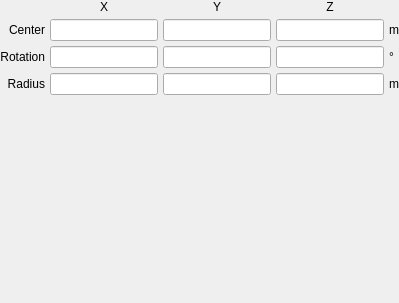
         <widget class="QWidget" name="ellipsoid">
          <property name="font">
           <font>
            <weight>50</weight>
            <bold>false</bold>
           </font>
          </property>
          <layout class="QGridLayout" name="gridLayout_38">
           <property name="leftMargin">
            <number>0</number>
           </property>
           <property name="topMargin">
            <number>0</number>
           </property>
           <property name="rightMargin">
            <number>0</number>
           </property>
           <property name="bottomMargin">
            <number>0</number>
           </property>
           <property name="spacing">
            <number>5</number>
           </property>
           <item row="2" column="0">
            <widget class="QLabel" name="label_84">
             <property name="font">
              <font>
               <weight>50</weight>
               <bold>false</bold>
              </font>
             </property>
             <property name="text">
              <string>Rotation</string>
             </property>
             <property name="alignment">
              <set>Qt::AlignRight|Qt::AlignTrailing|Qt::AlignVCenter</set>
             </property>
            </widget>
           </item>
           <item row="1" column="2">
            <widget class="LineEdit" name="lineedit_ellipsoid_translationy">
             <property name="font">
              <font>
               <weight>50</weight>
               <bold>false</bold>
              </font>
             </property>
            </widget>
           </item>
           <item row="4" column="0">
            <spacer name="verticalSpacer_31">
             <property name="orientation">
              <enum>Qt::Vertical</enum>
             </property>
             <property name="sizeHint" stdset="0">
              <size>
               <width>20</width>
               <height>208</height>
              </size>
             </property>
            </spacer>
           </item>
           <item row="2" column="1">
            <widget class="LineEdit" name="lineedit_ellipsoid_rotationx">
             <property name="font">
              <font>
               <weight>50</weight>
               <bold>false</bold>
              </font>
             </property>
            </widget>
           </item>
           <item row="1" column="3">
            <widget class="LineEdit" name="lineedit_ellipsoid_translationz">
             <property name="font">
              <font>
               <weight>50</weight>
               <bold>false</bold>
              </font>
             </property>
            </widget>
           </item>
           <item row="1" column="0">
            <widget class="QLabel" name="label_85">
             <property name="font">
              <font>
               <weight>50</weight>
               <bold>false</bold>
              </font>
             </property>
             <property name="text">
              <string>Center</string>
             </property>
             <property name="alignment">
              <set>Qt::AlignRight|Qt::AlignTrailing|Qt::AlignVCenter</set>
             </property>
            </widget>
           </item>
           <item row="1" column="1">
            <widget class="LineEdit" name="lineedit_ellipsoid_translationx">
             <property name="font">
              <font>
               <weight>50</weight>
               <bold>false</bold>
              </font>
             </property>
            </widget>
           </item>
           <item row="2" column="2">
            <widget class="LineEdit" name="lineedit_ellipsoid_rotationy">
             <property name="font">
              <font>
               <weight>50</weight>
               <bold>false</bold>
              </font>
             </property>
            </widget>
           </item>
           <item row="2" column="3">
            <widget class="LineEdit" name="lineedit_ellipsoid_rotationz">
             <property name="font">
              <font>
               <weight>50</weight>
               <bold>false</bold>
              </font>
             </property>
            </widget>
           </item>
           <item row="0" column="1">
            <widget class="QLabel" name="label_254">
             <property name="font">
              <font>
               <weight>50</weight>
               <bold>false</bold>
              </font>
             </property>
             <property name="text">
              <string>X</string>
             </property>
             <property name="alignment">
              <set>Qt::AlignCenter</set>
             </property>
            </widget>
           </item>
           <item row="3" column="0">
            <widget class="QLabel" name="label_86">
             <property name="font">
              <font>
               <weight>50</weight>
               <bold>false</bold>
              </font>
             </property>
             <property name="text">
              <string>Radius</string>
             </property>
             <property name="alignment">
              <set>Qt::AlignRight|Qt::AlignTrailing|Qt::AlignVCenter</set>
             </property>
            </widget>
           </item>
           <item row="3" column="1">
            <widget class="LineEdit" name="lineedit_ellipsoid_radiusx">
             <property name="font">
              <font>
               <weight>50</weight>
               <bold>false</bold>
              </font>
             </property>
            </widget>
           </item>
           <item row="3" column="2">
            <widget class="LineEdit" name="lineedit_ellipsoid_radiusy">
             <property name="font">
              <font>
               <weight>50</weight>
               <bold>false</bold>
              </font>
             </property>
            </widget>
           </item>
           <item row="3" column="3">
            <widget class="LineEdit" name="lineedit_ellipsoid_radiusz">
             <property name="font">
              <font>
               <weight>50</weight>
               <bold>false</bold>
              </font>
             </property>
            </widget>
           </item>
           <item row="0" column="2">
            <widget class="QLabel" name="label_255">
             <property name="font">
              <font>
               <weight>50</weight>
               <bold>false</bold>
              </font>
             </property>
             <property name="text">
              <string>Y</string>
             </property>
             <property name="alignment">
              <set>Qt::AlignCenter</set>
             </property>
            </widget>
           </item>
           <item row="0" column="3">
            <widget class="QLabel" name="label_256">
             <property name="font">
              <font>
               <weight>50</weight>
               <bold>false</bold>
              </font>
             </property>
             <property name="text">
              <string>Z</string>
             </property>
             <property name="alignment">
              <set>Qt::AlignCenter</set>
             </property>
            </widget>
           </item>
           <item row="1" column="4">
            <widget class="QLabel" name="label_257">
             <property name="font">
              <font>
               <weight>50</weight>
               <bold>false</bold>
              </font>
             </property>
             <property name="text">
              <string>m</string>
             </property>
            </widget>
           </item>
           <item row="2" column="4">
            <widget class="QLabel" name="label_258">
             <property name="font">
              <font>
               <weight>50</weight>
               <bold>false</bold>
              </font>
             </property>
             <property name="text">
              <string>°</string>
             </property>
            </widget>
           </item>
           <item row="3" column="4">
            <widget class="QLabel" name="label_259">
             <property name="font">
              <font>
               <weight>50</weight>
               <bold>false</bold>
              </font>
             </property>
             <property name="text">
              <string>m</string>
             </property>
            </widget>
           </item>
          </layout>
         </widget>
